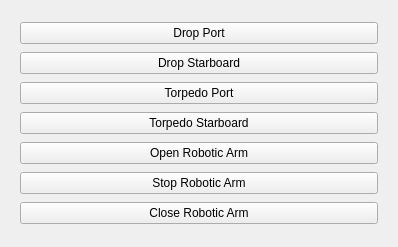
<?xml version="1.0" encoding="UTF-8"?>
<ui version="4.0">
 <class>mainWidget</class>
 <widget class="QWidget" name="mainWidget">
  <property name="geometry">
   <rect>
    <x>0</x>
    <y>0</y>
    <width>398</width>
    <height>247</height>
   </rect>
  </property>
  <property name="minimumSize">
   <size>
    <width>398</width>
    <height>208</height>
   </size>
  </property>
  <property name="acceptDrops">
   <bool>true</bool>
  </property>
  <property name="windowTitle">
   <string>Actuator</string>
  </property>
  <property name="autoFillBackground">
   <bool>false</bool>
  </property>
  <layout class="QVBoxLayout" name="verticalLayout">
   <item>
    <widget class="QWidget" name="widget" native="true">
     <property name="sizePolicy">
      <sizepolicy hsizetype="Preferred" vsizetype="Preferred">
       <horstretch>0</horstretch>
       <verstretch>1</verstretch>
      </sizepolicy>
     </property>
     <layout class="QVBoxLayout" name="verticalLayout_2">
      <item>
       <widget class="QPushButton" name="drop_port">
        <property name="text">
         <string>Drop Port</string>
        </property>
       </widget>
      </item>
      <item>
       <widget class="QPushButton" name="drop_starboard">
        <property name="text">
         <string>Drop Starboard</string>
        </property>
       </widget>
      </item>
      <item>
       <widget class="QPushButton" name="torpedo_port">
        <property name="text">
         <string>Torpedo Port</string>
        </property>
       </widget>
      </item>
      <item>
       <widget class="QPushButton" name="torpedo_starboard">
        <property name="text">
         <string>Torpedo Starboard</string>
        </property>
       </widget>
      </item>
      <item>
       <widget class="QPushButton" name="open_arm">
        <property name="text">
         <string>Open Robotic Arm</string>
        </property>
       </widget>
      </item>
      <item>
       <widget class="QPushButton" name="stop_arm">
        <property name="text">
         <string>Stop Robotic Arm</string>
        </property>
       </widget>
      </item>
      <item>
       <widget class="QPushButton" name="close_arm">
        <property name="text">
         <string>Close Robotic Arm</string>
        </property>
       </widget>
      </item>
     </layout>
    </widget>
   </item>
  </layout>
 </widget>
 <resources/>
 <connections/>
</ui>
